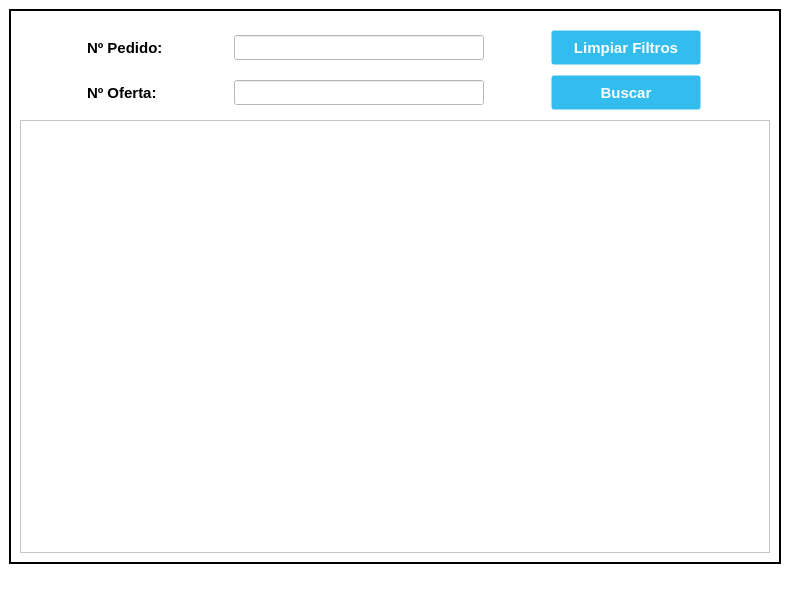
<?xml version="1.0" encoding="UTF-8"?>
<ui version="4.0">
 <class>EditTags_Window</class>
 <widget class="QMainWindow" name="EditTags_Window">
  <property name="geometry">
   <rect>
    <x>0</x>
    <y>0</y>
    <width>790</width>
    <height>595</height>
   </rect>
  </property>
  <property name="minimumSize">
   <size>
    <width>790</width>
    <height>595</height>
   </size>
  </property>
  <property name="windowTitle">
   <string>Editar Tags</string>
  </property>
  <property name="windowIcon">
   <iconset>
    <normaloff>//nas01/DATOS/Comunes/EIPSA-ERP/Resources/Iconos/icon.ico</normaloff>//nas01/DATOS/Comunes/EIPSA-ERP/Resources/Iconos/icon.ico</iconset>
  </property>
  <property name="styleSheet">
   <string notr="true">QWidget {
background-color: rgb(255, 255, 255);
}

.QFrame {
	border: 2px solid black;
}

QPushButton {
background-color: #33bdef;
  border: 1px solid transparent;
  border-radius: 3px;
  color: #fff;
  font-family: -apple-system,system-ui,&quot;Segoe UI&quot;,&quot;Liberation Sans&quot;,sans-serif;
  font-size: 15px;
  font-weight: 800;
  line-height: 1.15385;
  margin: 0;
  outline: none;
  padding: 8px .8em;
  text-align: center;
  text-decoration: none;
  vertical-align: baseline;
  white-space: nowrap;
}

QPushButton:hover {
	background-color: #019ad2;
	border-color: rgb(0, 0, 0);
}

QPushButton:focus {
	background-color: #019ad2;
	border-color: rgb(0, 0, 0);
}

QPushButton:pressed {
	background-color: rgb(1, 140, 190);
	border-color: rgb(255, 255, 255)
}

QPushButton:focus:pressed {
    background-color: rgb(1, 140, 190);
    border-color: rgb(255, 255, 255);
}</string>
  </property>
  <widget class="QWidget" name="centralwidget">
   <layout class="QGridLayout" name="gridLayout">
    <item row="0" column="0">
     <widget class="QFrame" name="frame">
      <property name="frameShape">
       <enum>QFrame::StyledPanel</enum>
      </property>
      <property name="frameShadow">
       <enum>QFrame::Raised</enum>
      </property>
      <layout class="QGridLayout" name="gridLayout_2">
       <property name="verticalSpacing">
        <number>10</number>
       </property>
       <item row="3" column="0">
        <widget class="QTableWidget" name="tableEditTags">
         <property name="alternatingRowColors">
          <bool>false</bool>
         </property>
         <property name="sortingEnabled">
          <bool>true</bool>
         </property>
        </widget>
       </item>
       <item row="2" column="0">
        <layout class="QHBoxLayout" name="hLayout2">
         <item>
          <widget class="QLabel" name="label_NumOffer">
           <property name="minimumSize">
            <size>
             <width>80</width>
             <height>25</height>
            </size>
           </property>
           <property name="maximumSize">
            <size>
             <width>80</width>
             <height>25</height>
            </size>
           </property>
           <property name="font">
            <font>
             <pointsize>11</pointsize>
             <bold>true</bold>
            </font>
           </property>
           <property name="text">
            <string>Nº Oferta:</string>
           </property>
          </widget>
         </item>
         <item>
          <widget class="QLineEdit" name="Numoffer_EditTags">
           <property name="minimumSize">
            <size>
             <width>250</width>
             <height>25</height>
            </size>
           </property>
           <property name="maximumSize">
            <size>
             <width>250</width>
             <height>25</height>
            </size>
           </property>
           <property name="font">
            <font>
             <pointsize>10</pointsize>
            </font>
           </property>
          </widget>
         </item>
         <item>
          <widget class="QPushButton" name="Button_Query">
           <property name="minimumSize">
            <size>
             <width>150</width>
             <height>35</height>
            </size>
           </property>
           <property name="maximumSize">
            <size>
             <width>150</width>
             <height>35</height>
            </size>
           </property>
           <property name="text">
            <string>Buscar</string>
           </property>
           <property name="autoDefault">
            <bool>true</bool>
           </property>
          </widget>
         </item>
        </layout>
       </item>
       <item row="1" column="0">
        <layout class="QHBoxLayout" name="hLayout1">
         <item>
          <widget class="QLabel" name="label_NumOrder">
           <property name="minimumSize">
            <size>
             <width>80</width>
             <height>25</height>
            </size>
           </property>
           <property name="maximumSize">
            <size>
             <width>80</width>
             <height>25</height>
            </size>
           </property>
           <property name="font">
            <font>
             <pointsize>11</pointsize>
             <bold>true</bold>
            </font>
           </property>
           <property name="text">
            <string>Nº Pedido:</string>
           </property>
          </widget>
         </item>
         <item>
          <widget class="QLineEdit" name="Numorder_EditTags">
           <property name="minimumSize">
            <size>
             <width>250</width>
             <height>25</height>
            </size>
           </property>
           <property name="maximumSize">
            <size>
             <width>250</width>
             <height>25</height>
            </size>
           </property>
           <property name="font">
            <font>
             <pointsize>10</pointsize>
            </font>
           </property>
          </widget>
         </item>
         <item>
          <widget class="QPushButton" name="Button_Clean">
           <property name="minimumSize">
            <size>
             <width>150</width>
             <height>35</height>
            </size>
           </property>
           <property name="maximumSize">
            <size>
             <width>150</width>
             <height>35</height>
            </size>
           </property>
           <property name="text">
            <string>Limpiar Filtros</string>
           </property>
           <property name="autoDefault">
            <bool>true</bool>
           </property>
          </widget>
         </item>
        </layout>
       </item>
       <item row="0" column="0">
        <spacer name="vSpacer1">
         <property name="orientation">
          <enum>Qt::Vertical</enum>
         </property>
         <property name="sizeType">
          <enum>QSizePolicy::Fixed</enum>
         </property>
         <property name="sizeHint" stdset="0">
          <size>
           <width>20</width>
           <height>10</height>
          </size>
         </property>
        </spacer>
       </item>
      </layout>
     </widget>
    </item>
   </layout>
  </widget>
  <widget class="QMenuBar" name="menubar">
   <property name="geometry">
    <rect>
     <x>0</x>
     <y>0</y>
     <width>790</width>
     <height>22</height>
    </rect>
   </property>
  </widget>
  <widget class="QStatusBar" name="statusbar"/>
 </widget>
 <tabstops>
  <tabstop>Numorder_EditTags</tabstop>
  <tabstop>Numoffer_EditTags</tabstop>
  <tabstop>tableEditTags</tabstop>
 </tabstops>
 <resources/>
 <connections/>
</ui>
